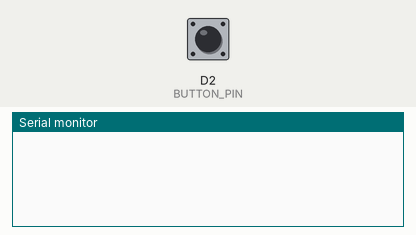
Recording of a program running on a simulated ESP8266 (NodeMCU). On the bench: the last lines printed to the serial monitor. Inputs (shaded band) come from the test bench; at power-on: D2 (BUTTON_PIN) HIGH.

Above: at 1.2 s.
1.3 s: D2 (BUTTON_PIN) pulled LOW for 0.15 s
At 2.0 s:
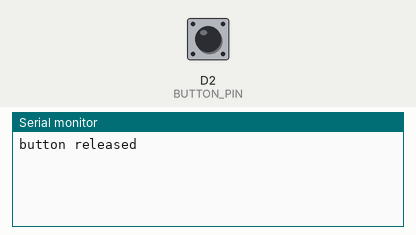
2.9 s: D2 (BUTTON_PIN) pulled LOW for 3.2 s
At 4.5 s:
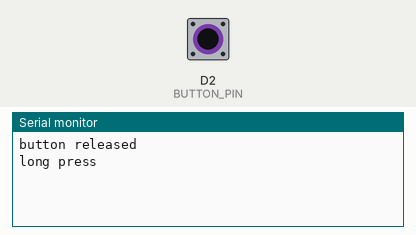

The program:

main.cpp
```cpp
#include <Arduino.h>
#include <Button.h>        //https://github.com/JChristensen/Button

#define BUTTON_PIN D2
#define PULLUP true        //To keep things simple, we use the Arduino's internal pullup resistor.
#define INVERT true        //Since the pullup resistor will keep the pin high unless the
                          //switch is closed, this is negative logic, i.e. a high state
                          //means the button is NOT pressed. (Assuming a normally open switch.)
#define DEBOUNCE_MS 20     //A debounce time of 20 milliseconds usually works well for tactile button switches.
#define LED_PIN 13         //The standard Arduino "Pin 13" LED
#define LONG_PRESS 1000

Button myBtn(BUTTON_PIN, PULLUP, INVERT, DEBOUNCE_MS);    //Declare the button
bool longPress = false;
void setup(void) {
    Serial.begin(115200);
}


void loop(void) {
    myBtn.read();

    if (myBtn.wasReleased()) {
        if (longPress) {
            Serial.println("button released, long press");
            longPress = false;
        } else {
            Serial.println("button released");
        }
    }
    if (!longPress && myBtn.pressedFor(LONG_PRESS)) {
        Serial.println("long press");
        longPress = true;
    }
}
```

Measured:
- after the input at 1.3 s, the serial monitor: prints a new line after 0.15 s (image 1)
- after the input at 2.9 s, the serial monitor: prints a new line after 1.0 s (image 2)
